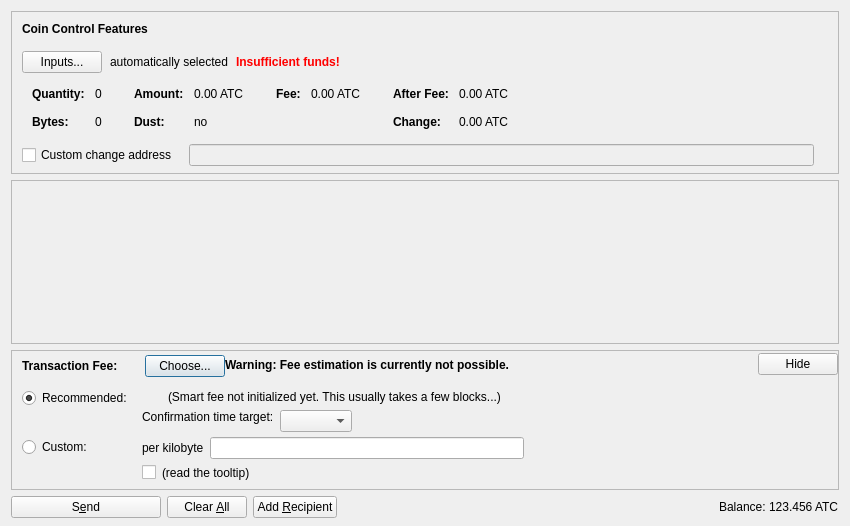
<?xml version="1.0" encoding="UTF-8"?>
<ui version="4.0">
 <class>SendCoinsDialog</class>
 <widget class="QDialog" name="SendCoinsDialog">
  <property name="geometry">
   <rect>
    <x>0</x>
    <y>0</y>
    <width>850</width>
    <height>526</height>
   </rect>
  </property>
  <property name="windowTitle">
   <string>Send Coins</string>
  </property>
  <layout class="QVBoxLayout" name="verticalLayout" stretch="0,1,0,0">
   <property name="bottomMargin">
    <number>8</number>
   </property>
   <item>
    <widget class="QFrame" name="frameCoinControl">
     <property name="sizePolicy">
      <sizepolicy hsizetype="Expanding" vsizetype="Expanding">
       <horstretch>0</horstretch>
       <verstretch>0</verstretch>
      </sizepolicy>
     </property>
     <property name="maximumSize">
      <size>
       <width>16777215</width>
       <height>16777215</height>
      </size>
     </property>
     <property name="frameShape">
      <enum>QFrame::StyledPanel</enum>
     </property>
     <property name="frameShadow">
      <enum>QFrame::Sunken</enum>
     </property>
     <layout class="QVBoxLayout" name="verticalLayoutCoinControl2">
      <property name="spacing">
       <number>0</number>
      </property>
      <property name="leftMargin">
       <number>0</number>
      </property>
      <property name="topMargin">
       <number>0</number>
      </property>
      <property name="rightMargin">
       <number>0</number>
      </property>
      <property name="bottomMargin">
       <number>6</number>
      </property>
      <item>
       <layout class="QVBoxLayout" name="verticalLayoutCoinControl" stretch="0,0,0,0,1">
        <property name="spacing">
         <number>0</number>
        </property>
        <property name="leftMargin">
         <number>10</number>
        </property>
        <property name="topMargin">
         <number>10</number>
        </property>
        <item>
         <layout class="QHBoxLayout" name="horizontalLayoutCoinControl1">
          <property name="bottomMargin">
           <number>15</number>
          </property>
          <item>
           <widget class="QLabel" name="labelCoinControlFeatures">
            <property name="sizePolicy">
             <sizepolicy hsizetype="Preferred" vsizetype="Maximum">
              <horstretch>0</horstretch>
              <verstretch>0</verstretch>
             </sizepolicy>
            </property>
            <property name="font">
             <font>
              <weight>75</weight>
              <bold>true</bold>
             </font>
            </property>
            <property name="styleSheet">
             <string notr="true">font-weight:bold;</string>
            </property>
            <property name="text">
             <string>Coin Control Features</string>
            </property>
           </widget>
          </item>
         </layout>
        </item>
        <item>
         <layout class="QHBoxLayout" name="horizontalLayoutCoinControl2" stretch="0,0,0,0">
          <property name="spacing">
           <number>8</number>
          </property>
          <property name="bottomMargin">
           <number>10</number>
          </property>
          <item>
           <widget class="QPushButton" name="pushButtonCoinControl">
            <property name="styleSheet">
             <string notr="true"/>
            </property>
            <property name="text">
             <string>Inputs...</string>
            </property>
            <property name="autoDefault">
             <bool>false</bool>
            </property>
           </widget>
          </item>
          <item>
           <widget class="QLabel" name="labelCoinControlAutomaticallySelected">
            <property name="text">
             <string>automatically selected</string>
            </property>
            <property name="margin">
             <number>5</number>
            </property>
           </widget>
          </item>
          <item>
           <widget class="QLabel" name="labelCoinControlInsuffFunds">
            <property name="font">
             <font>
              <weight>75</weight>
              <bold>true</bold>
             </font>
            </property>
            <property name="styleSheet">
             <string notr="true">color:red;font-weight:bold;</string>
            </property>
            <property name="text">
             <string>Insufficient funds!</string>
            </property>
            <property name="margin">
             <number>5</number>
            </property>
           </widget>
          </item>
          <item>
           <spacer name="horizontalSpacerCoinControl">
            <property name="orientation">
             <enum>Qt::Horizontal</enum>
            </property>
            <property name="sizeHint" stdset="0">
             <size>
              <width>40</width>
              <height>1</height>
             </size>
            </property>
           </spacer>
          </item>
         </layout>
        </item>
        <item>
         <widget class="QWidget" name="widgetCoinControl" native="true">
          <property name="sizePolicy">
           <sizepolicy hsizetype="Preferred" vsizetype="Preferred">
            <horstretch>0</horstretch>
            <verstretch>0</verstretch>
           </sizepolicy>
          </property>
          <property name="minimumSize">
           <size>
            <width>0</width>
            <height>0</height>
           </size>
          </property>
          <property name="styleSheet">
           <string notr="true"/>
          </property>
          <layout class="QHBoxLayout" name="horizontalLayoutCoinControl5">
           <property name="leftMargin">
            <number>0</number>
           </property>
           <property name="topMargin">
            <number>0</number>
           </property>
           <property name="rightMargin">
            <number>0</number>
           </property>
           <property name="bottomMargin">
            <number>0</number>
           </property>
           <item>
            <layout class="QHBoxLayout" name="horizontalLayoutCoinControl3" stretch="0,0,0,1">
             <property name="spacing">
              <number>20</number>
             </property>
             <property name="topMargin">
              <number>0</number>
             </property>
             <property name="bottomMargin">
              <number>10</number>
             </property>
             <item>
              <layout class="QFormLayout" name="formLayoutCoinControl1">
               <property name="horizontalSpacing">
                <number>10</number>
               </property>
               <property name="verticalSpacing">
                <number>14</number>
               </property>
               <property name="leftMargin">
                <number>10</number>
               </property>
               <property name="topMargin">
                <number>4</number>
               </property>
               <property name="rightMargin">
                <number>6</number>
               </property>
               <item row="0" column="0">
                <widget class="QLabel" name="labelCoinControlQuantityText">
                 <property name="font">
                  <font>
                   <weight>75</weight>
                   <bold>true</bold>
                  </font>
                 </property>
                 <property name="text">
                  <string>Quantity:</string>
                 </property>
                 <property name="margin">
                  <number>0</number>
                 </property>
                </widget>
               </item>
               <item row="0" column="1">
                <widget class="QLabel" name="labelCoinControlQuantity">
                 <property name="cursor">
                  <cursorShape>IBeamCursor</cursorShape>
                 </property>
                 <property name="contextMenuPolicy">
                  <enum>Qt::ActionsContextMenu</enum>
                 </property>
                 <property name="text">
                  <string notr="true">0</string>
                 </property>
                 <property name="margin">
                  <number>0</number>
                 </property>
                 <property name="textInteractionFlags">
                  <set>Qt::LinksAccessibleByMouse|Qt::TextSelectableByKeyboard|Qt::TextSelectableByMouse</set>
                 </property>
                </widget>
               </item>
               <item row="1" column="0">
                <widget class="QLabel" name="labelCoinControlBytesText">
                 <property name="font">
                  <font>
                   <weight>75</weight>
                   <bold>true</bold>
                  </font>
                 </property>
                 <property name="text">
                  <string>Bytes:</string>
                 </property>
                </widget>
               </item>
               <item row="1" column="1">
                <widget class="QLabel" name="labelCoinControlBytes">
                 <property name="cursor">
                  <cursorShape>IBeamCursor</cursorShape>
                 </property>
                 <property name="contextMenuPolicy">
                  <enum>Qt::ActionsContextMenu</enum>
                 </property>
                 <property name="text">
                  <string notr="true">0</string>
                 </property>
                 <property name="textInteractionFlags">
                  <set>Qt::LinksAccessibleByMouse|Qt::TextSelectableByKeyboard|Qt::TextSelectableByMouse</set>
                 </property>
                </widget>
               </item>
              </layout>
             </item>
             <item>
              <layout class="QFormLayout" name="formLayoutCoinControl2">
               <property name="horizontalSpacing">
                <number>10</number>
               </property>
               <property name="verticalSpacing">
                <number>14</number>
               </property>
               <property name="leftMargin">
                <number>6</number>
               </property>
               <property name="topMargin">
                <number>4</number>
               </property>
               <property name="rightMargin">
                <number>6</number>
               </property>
               <item row="0" column="0">
                <widget class="QLabel" name="labelCoinControlAmountText">
                 <property name="font">
                  <font>
                   <weight>75</weight>
                   <bold>true</bold>
                  </font>
                 </property>
                 <property name="text">
                  <string>Amount:</string>
                 </property>
                 <property name="margin">
                  <number>0</number>
                 </property>
                </widget>
               </item>
               <item row="0" column="1">
                <widget class="QLabel" name="labelCoinControlAmount">
                 <property name="cursor">
                  <cursorShape>IBeamCursor</cursorShape>
                 </property>
                 <property name="contextMenuPolicy">
                  <enum>Qt::ActionsContextMenu</enum>
                 </property>
                 <property name="text">
                  <string notr="true">0.00 ATC</string>
                 </property>
                 <property name="textInteractionFlags">
                  <set>Qt::LinksAccessibleByMouse|Qt::TextSelectableByKeyboard|Qt::TextSelectableByMouse</set>
                 </property>
                </widget>
               </item>
               <item row="1" column="0">
                <widget class="QLabel" name="labelCoinControlLowOutputText">
                 <property name="font">
                  <font>
                   <weight>75</weight>
                   <bold>true</bold>
                  </font>
                 </property>
                 <property name="text">
                  <string>Dust:</string>
                 </property>
                </widget>
               </item>
               <item row="1" column="1">
                <widget class="QLabel" name="labelCoinControlLowOutput">
                 <property name="cursor">
                  <cursorShape>IBeamCursor</cursorShape>
                 </property>
                 <property name="contextMenuPolicy">
                  <enum>Qt::ActionsContextMenu</enum>
                 </property>
                 <property name="text">
                  <string notr="true">no</string>
                 </property>
                 <property name="textInteractionFlags">
                  <set>Qt::LinksAccessibleByMouse|Qt::TextSelectableByKeyboard|Qt::TextSelectableByMouse</set>
                 </property>
                </widget>
               </item>
              </layout>
             </item>
             <item>
              <layout class="QFormLayout" name="formLayoutCoinControl3">
               <property name="horizontalSpacing">
                <number>10</number>
               </property>
               <property name="verticalSpacing">
                <number>14</number>
               </property>
               <property name="leftMargin">
                <number>6</number>
               </property>
               <property name="topMargin">
                <number>4</number>
               </property>
               <property name="rightMargin">
                <number>6</number>
               </property>
               <item row="0" column="0">
                <widget class="QLabel" name="labelCoinControlFeeText">
                 <property name="font">
                  <font>
                   <weight>75</weight>
                   <bold>true</bold>
                  </font>
                 </property>
                 <property name="text">
                  <string>Fee:</string>
                 </property>
                 <property name="margin">
                  <number>0</number>
                 </property>
                </widget>
               </item>
               <item row="0" column="1">
                <widget class="QLabel" name="labelCoinControlFee">
                 <property name="cursor">
                  <cursorShape>IBeamCursor</cursorShape>
                 </property>
                 <property name="contextMenuPolicy">
                  <enum>Qt::ActionsContextMenu</enum>
                 </property>
                 <property name="text">
                  <string notr="true">0.00 ATC</string>
                 </property>
                 <property name="textInteractionFlags">
                  <set>Qt::LinksAccessibleByMouse|Qt::TextSelectableByKeyboard|Qt::TextSelectableByMouse</set>
                 </property>
                </widget>
               </item>
              </layout>
             </item>
             <item>
              <layout class="QFormLayout" name="formLayoutCoinControl4">
               <property name="horizontalSpacing">
                <number>10</number>
               </property>
               <property name="verticalSpacing">
                <number>14</number>
               </property>
               <property name="leftMargin">
                <number>6</number>
               </property>
               <property name="topMargin">
                <number>4</number>
               </property>
               <property name="rightMargin">
                <number>6</number>
               </property>
               <item row="0" column="0">
                <widget class="QLabel" name="labelCoinControlAfterFeeText">
                 <property name="font">
                  <font>
                   <weight>75</weight>
                   <bold>true</bold>
                  </font>
                 </property>
                 <property name="text">
                  <string>After Fee:</string>
                 </property>
                 <property name="margin">
                  <number>0</number>
                 </property>
                </widget>
               </item>
               <item row="0" column="1">
                <widget class="QLabel" name="labelCoinControlAfterFee">
                 <property name="cursor">
                  <cursorShape>IBeamCursor</cursorShape>
                 </property>
                 <property name="contextMenuPolicy">
                  <enum>Qt::ActionsContextMenu</enum>
                 </property>
                 <property name="text">
                  <string notr="true">0.00 ATC</string>
                 </property>
                 <property name="textInteractionFlags">
                  <set>Qt::LinksAccessibleByMouse|Qt::TextSelectableByKeyboard|Qt::TextSelectableByMouse</set>
                 </property>
                </widget>
               </item>
               <item row="1" column="0">
                <widget class="QLabel" name="labelCoinControlChangeText">
                 <property name="font">
                  <font>
                   <weight>75</weight>
                   <bold>true</bold>
                  </font>
                 </property>
                 <property name="text">
                  <string>Change:</string>
                 </property>
                </widget>
               </item>
               <item row="1" column="1">
                <widget class="QLabel" name="labelCoinControlChange">
                 <property name="cursor">
                  <cursorShape>IBeamCursor</cursorShape>
                 </property>
                 <property name="contextMenuPolicy">
                  <enum>Qt::ActionsContextMenu</enum>
                 </property>
                 <property name="text">
                  <string notr="true">0.00 ATC</string>
                 </property>
                 <property name="textInteractionFlags">
                  <set>Qt::LinksAccessibleByMouse|Qt::TextSelectableByKeyboard|Qt::TextSelectableByMouse</set>
                 </property>
                </widget>
               </item>
              </layout>
             </item>
            </layout>
           </item>
          </layout>
         </widget>
        </item>
        <item>
         <layout class="QHBoxLayout" name="horizontalLayoutCoinControl4" stretch="0,0,0">
          <property name="spacing">
           <number>12</number>
          </property>
          <property name="sizeConstraint">
           <enum>QLayout::SetDefaultConstraint</enum>
          </property>
          <property name="topMargin">
           <number>5</number>
          </property>
          <property name="rightMargin">
           <number>5</number>
          </property>
          <item>
           <widget class="QCheckBox" name="checkBoxCoinControlChange">
            <property name="toolTip">
             <string>If this is activated, but the change address is empty or invalid, change will be sent to a newly generated address.</string>
            </property>
            <property name="text">
             <string>Custom change address</string>
            </property>
           </widget>
          </item>
          <item>
           <widget class="QValidatedLineEdit" name="lineEditCoinControlChange">
            <property name="enabled">
             <bool>false</bool>
            </property>
            <property name="sizePolicy">
             <sizepolicy hsizetype="Expanding" vsizetype="Fixed">
              <horstretch>0</horstretch>
              <verstretch>0</verstretch>
             </sizepolicy>
            </property>
           </widget>
          </item>
          <item>
           <widget class="QLabel" name="labelCoinControlChangeLabel">
            <property name="sizePolicy">
             <sizepolicy hsizetype="Preferred" vsizetype="Expanding">
              <horstretch>0</horstretch>
              <verstretch>0</verstretch>
             </sizepolicy>
            </property>
            <property name="minimumSize">
             <size>
              <width>0</width>
              <height>0</height>
             </size>
            </property>
            <property name="text">
             <string/>
            </property>
            <property name="margin">
             <number>3</number>
            </property>
           </widget>
          </item>
         </layout>
        </item>
        <item>
         <spacer name="verticalSpacerCoinControl">
          <property name="orientation">
           <enum>Qt::Vertical</enum>
          </property>
          <property name="sizeHint" stdset="0">
           <size>
            <width>800</width>
            <height>1</height>
           </size>
          </property>
         </spacer>
        </item>
       </layout>
      </item>
     </layout>
    </widget>
   </item>
   <item>
    <widget class="QScrollArea" name="scrollArea">
     <property name="widgetResizable">
      <bool>true</bool>
     </property>
     <widget class="QWidget" name="scrollAreaWidgetContents">
      <property name="geometry">
       <rect>
        <x>0</x>
        <y>0</y>
        <width>830</width>
        <height>104</height>
       </rect>
      </property>
      <layout class="QVBoxLayout" name="verticalLayout_2" stretch="0,1">
       <property name="leftMargin">
        <number>0</number>
       </property>
       <property name="topMargin">
        <number>0</number>
       </property>
       <property name="rightMargin">
        <number>0</number>
       </property>
       <property name="bottomMargin">
        <number>0</number>
       </property>
       <item>
        <layout class="QVBoxLayout" name="entries">
         <property name="spacing">
          <number>6</number>
         </property>
        </layout>
       </item>
       <item>
        <spacer name="verticalSpacer">
         <property name="orientation">
          <enum>Qt::Vertical</enum>
         </property>
         <property name="sizeHint" stdset="0">
          <size>
           <width>20</width>
           <height>40</height>
          </size>
         </property>
        </spacer>
       </item>
      </layout>
     </widget>
    </widget>
   </item>
   <item>
    <widget class="QFrame" name="frameFee">
     <property name="sizePolicy">
      <sizepolicy hsizetype="Expanding" vsizetype="Expanding">
       <horstretch>0</horstretch>
       <verstretch>0</verstretch>
      </sizepolicy>
     </property>
     <property name="maximumSize">
      <size>
       <width>16777215</width>
       <height>16777215</height>
      </size>
     </property>
     <property name="frameShape">
      <enum>QFrame::StyledPanel</enum>
     </property>
     <property name="frameShadow">
      <enum>QFrame::Sunken</enum>
     </property>
     <layout class="QVBoxLayout" name="verticalLayoutFee1">
      <property name="spacing">
       <number>0</number>
      </property>
      <property name="leftMargin">
       <number>0</number>
      </property>
      <property name="topMargin">
       <number>0</number>
      </property>
      <property name="rightMargin">
       <number>0</number>
      </property>
      <property name="bottomMargin">
       <number>0</number>
      </property>
      <item>
       <layout class="QVBoxLayout" name="verticalLayoutFee2" stretch="0,0,0">
        <property name="spacing">
         <number>0</number>
        </property>
        <property name="leftMargin">
         <number>10</number>
        </property>
        <property name="topMargin">
         <number>0</number>
        </property>
        <item>
         <layout class="QHBoxLayout" name="horizontalLayoutFee1">
          <property name="bottomMargin">
           <number>0</number>
          </property>
          <item>
           <layout class="QVBoxLayout" name="verticalLayoutFee7">
            <property name="spacing">
             <number>0</number>
            </property>
            <item>
             <spacer name="verticalSpacerSmartFee">
              <property name="orientation">
               <enum>Qt::Vertical</enum>
              </property>
              <property name="sizeType">
               <enum>QSizePolicy::Fixed</enum>
              </property>
              <property name="sizeHint" stdset="0">
               <size>
                <width>1</width>
                <height>4</height>
               </size>
              </property>
             </spacer>
            </item>
            <item>
             <layout class="QHBoxLayout" name="horizontalLayoutSmartFee">
              <property name="spacing">
               <number>10</number>
              </property>
              <item>
               <widget class="QLabel" name="labelFeeHeadline">
                <property name="sizePolicy">
                 <sizepolicy hsizetype="Preferred" vsizetype="Maximum">
                  <horstretch>0</horstretch>
                  <verstretch>0</verstretch>
                 </sizepolicy>
                </property>
                <property name="font">
                 <font>
                  <weight>75</weight>
                  <bold>true</bold>
                 </font>
                </property>
                <property name="styleSheet">
                 <string notr="true">font-weight:bold;</string>
                </property>
                <property name="text">
                 <string>Transaction Fee:</string>
                </property>
               </widget>
              </item>
              <item>
               <widget class="QLabel" name="labelFeeMinimized">
                <property name="text">
                 <string/>
                </property>
               </widget>
              </item>
              <item>
               <widget class="QPushButton" name="buttonChooseFee">
                <property name="text">
                 <string>Choose...</string>
                </property>
               </widget>
              </item>
             </layout>
            </item>
            <item>
             <spacer name="verticalSpacer_5">
              <property name="orientation">
               <enum>Qt::Vertical</enum>
              </property>
              <property name="sizeHint" stdset="0">
               <size>
                <width>1</width>
                <height>1</height>
               </size>
              </property>
             </spacer>
            </item>
           </layout>
          </item>
          <item>
           <widget class="QLabel" name="fallbackFeeWarningLabel">
            <property name="toolTip">
             <string>Using the fallbackfee can result in sending a transaction that will take several hours or days (or never) to confirm. Consider choosing your fee manually or wait until you have validated the complete chain.</string>
            </property>
            <property name="font">
            <font>
                <weight>75</weight>
                <bold>true</bold>
            </font>
            </property>
            <property name="text">
             <string>Warning: Fee estimation is currently not possible.</string>
            </property>
            <property name="wordWrap">
             <bool>false</bool>
            </property>
           </widget>
          </item>
          <item>
           <spacer name="horizontalSpacer_4">
            <property name="orientation">
             <enum>Qt::Horizontal</enum>
            </property>
            <property name="sizeType">
             <enum>QSizePolicy::MinimumExpanding</enum>
            </property>
            <property name="sizeHint" stdset="0">
             <size>
              <width>40</width>
              <height>20</height>
             </size>
            </property>
           </spacer>
          </item>
          <item>
           <widget class="QPushButton" name="buttonMinimizeFee">
            <property name="toolTip">
             <string>collapse fee-settings</string>
            </property>
            <property name="text">
             <string>Hide</string>
            </property>
           </widget>
          </item>
         </layout>
        </item>
        <item>
         <widget class="QFrame" name="frameFeeSelection">
          <layout class="QVBoxLayout" name="verticalLayoutFee12">
           <property name="spacing">
            <number>0</number>
           </property>
           <property name="leftMargin">
            <number>0</number>
           </property>
           <property name="topMargin">
            <number>0</number>
           </property>
           <property name="rightMargin">
            <number>0</number>
           </property>
           <property name="bottomMargin">
            <number>0</number>
           </property>
           <item>
            <layout class="QGridLayout" name="gridLayoutFee">
             <property name="topMargin">
              <number>10</number>
             </property>
             <property name="bottomMargin">
              <number>4</number>
             </property>
             <property name="horizontalSpacing">
              <number>10</number>
             </property>
             <property name="verticalSpacing">
              <number>4</number>
             </property>
             <item row="1" column="1">
              <layout class="QVBoxLayout" name="verticalLayoutFee8">
               <property name="spacing">
                <number>6</number>
               </property>
               <item>
                <layout class="QHBoxLayout" name="horizontalLayoutFee13">
                 <item>
                  <widget class="QLabel" name="labelCustomPerKilobyte">
                   <property name="toolTip">
                    <string>Specify a custom fee per kB (1,000 bytes) of the transaction's virtual size.

Note:  Since the fee is calculated on a per-byte basis, a fee of "100 satoshis per kB" for a transaction size of 500 bytes (half of 1 kB) would ultimately yield a fee of only 50 satoshis.</string>
                   </property>
                   <property name="text">
                    <string>per kilobyte</string>
                   </property>
                  </widget>
                 </item>
                 <item>
                  <widget class="BitcoinAmountField" name="customFee"/>
                 </item>
                 <item>
                  <spacer name="horizontalSpacer_6">
                   <property name="orientation">
                    <enum>Qt::Horizontal</enum>
                   </property>
                   <property name="sizeHint" stdset="0">
                    <size>
                     <width>1</width>
                     <height>1</height>
                    </size>
                   </property>
                  </spacer>
                 </item>
                </layout>
               </item>
               <item>
                <layout class="QHBoxLayout" name="horizontalLayoutFee8">
                 <item>
                  <widget class="QCheckBox" name="checkBoxMinimumFee">
                   <property name="toolTip">
                    <string>Paying only the minimum fee is just fine as long as there is less transaction volume than space in the blocks. But be aware that this can end up in a never confirming transaction once there is more demand for altcoin transactions than the network can process.</string>
                   </property>
                   <property name="text">
                    <string/>
                   </property>
                  </widget>
                 </item>
                 <item>
                  <widget class="QLabel" name="labelMinFeeWarning">
                   <property name="enabled">
                    <bool>true</bool>
                   </property>
                   <property name="toolTip">
                    <string>Paying only the minimum fee is just fine as long as there is less transaction volume than space in the blocks. But be aware that this can end up in a never confirming transaction once there is more demand for altcoin transactions than the network can process.</string>
                   </property>
                   <property name="text">
                    <string>(read the tooltip)</string>
                   </property>
                   <property name="margin">
                    <number>5</number>
                   </property>
                  </widget>
                 </item>
                 <item>
                  <spacer name="horizontalSpacer_2">
                   <property name="orientation">
                    <enum>Qt::Horizontal</enum>
                   </property>
                   <property name="sizeHint" stdset="0">
                    <size>
                     <width>1</width>
                     <height>1</height>
                    </size>
                   </property>
                  </spacer>
                 </item>
                </layout>
               </item>
              </layout>
             </item>
             <item row="0" column="0">
              <layout class="QVBoxLayout" name="verticalLayoutFee4" stretch="0,1">
               <item>
                <widget class="QRadioButton" name="radioSmartFee">
                 <property name="text">
                  <string>Recommended:</string>
                 </property>
                 <property name="checked">
                  <bool>true</bool>
                 </property>
                 <attribute name="buttonGroup">
                  <string notr="true">groupFee</string>
                 </attribute>
                </widget>
               </item>
               <item>
                <spacer name="verticalSpacer_2">
                 <property name="orientation">
                  <enum>Qt::Vertical</enum>
                 </property>
                 <property name="sizeHint" stdset="0">
                  <size>
                   <width>1</width>
                   <height>1</height>
                  </size>
                 </property>
                </spacer>
               </item>
              </layout>
             </item>
             <item row="1" column="0">
              <layout class="QVBoxLayout" name="verticalLayoutFee9" stretch="0,1">
               <item>
                <widget class="QRadioButton" name="radioCustomFee">
                 <property name="text">
                  <string>Custom:</string>
                 </property>
                 <attribute name="buttonGroup">
                  <string notr="true">groupFee</string>
                 </attribute>
                </widget>
               </item>
               <item>
                <spacer name="verticalSpacer_6">
                 <property name="orientation">
                  <enum>Qt::Vertical</enum>
                 </property>
                 <property name="sizeHint" stdset="0">
                  <size>
                   <width>1</width>
                   <height>1</height>
                  </size>
                 </property>
                </spacer>
               </item>
              </layout>
             </item>
             <item row="0" column="1">
              <layout class="QVBoxLayout" name="verticalLayoutFee3" stretch="0,0,1">
               <property name="spacing">
                <number>6</number>
               </property>
               <property name="topMargin">
                <number>2</number>
               </property>
               <item>
                <layout class="QHBoxLayout" name="horizontalLayoutFee12">
                 <item>
                  <widget class="QLabel" name="labelSmartFee">
                   <property name="text">
                    <string/>
                   </property>
                   <property name="margin">
                    <number>2</number>
                   </property>
                  </widget>
                 </item>
                 <item>
                  <widget class="QLabel" name="labelFeeEstimation">
                   <property name="text">
                    <string/>
                   </property>
                  </widget>
                 </item>
                 <item>
                  <widget class="QLabel" name="labelSmartFee2">
                   <property name="text">
                    <string>(Smart fee not initialized yet. This usually takes a few blocks...)</string>
                   </property>
                   <property name="margin">
                    <number>2</number>
                   </property>
                  </widget>
                 </item>
                 <item>
                  <spacer name="horizontalSpacer_5">
                   <property name="orientation">
                    <enum>Qt::Horizontal</enum>
                   </property>
                   <property name="sizeHint" stdset="0">
                    <size>
                     <width>1</width>
                     <height>1</height>
                    </size>
                   </property>
                  </spacer>
                 </item>
                </layout>
               </item>
               <item>
                <layout class="QHBoxLayout" name="horizontalLayoutFee9">
                 <item>
                  <layout class="QVBoxLayout" name="verticalLayoutFee6">
                   <item>
                    <widget class="QLabel" name="labelSmartFee3">
                     <property name="text">
                      <string>Confirmation time target:</string>
                     </property>
                     <property name="margin">
                      <number>2</number>
                     </property>
                    </widget>
                   </item>
                   <item>
                    <spacer name="verticalSpacer_3">
                     <property name="orientation">
                      <enum>Qt::Vertical</enum>
                     </property>
                     <property name="sizeHint" stdset="0">
                      <size>
                       <width>1</width>
                       <height>1</height>
                      </size>
                     </property>
                    </spacer>
                   </item>
                  </layout>
                 </item>
                 <item>
                  <layout class="QVBoxLayout" name="verticalLayoutFee5">
                   <property name="rightMargin">
                    <number>30</number>
                   </property>
                   <item>
                    <layout class="QHBoxLayout" name="horizontalLayoutConfTarget">
                     <property name="bottomMargin">
                      <number>0</number>
                     </property>
                     <item>
                      <widget class="QComboBox" name="confTargetSelector"/>
                     </item>
                     <item>
                      <spacer name="horizontalSpacerConfTarget">
                       <property name="orientation">
                        <enum>Qt::Horizontal</enum>
                       </property>
                       <property name="sizeHint" stdset="0">
                        <size>
                         <width>40</width>
                         <height>20</height>
                        </size>
                       </property>
                      </spacer>
                     </item>
                    </layout>
                   </item>
                  </layout>
                 </item>
                </layout>
               </item>
               <item>
                <spacer name="verticalSpacer_4">
                 <property name="orientation">
                  <enum>Qt::Vertical</enum>
                 </property>
                 <property name="sizeHint" stdset="0">
                  <size>
                   <width>1</width>
                   <height>1</height>
                  </size>
                 </property>
                </spacer>
               </item>
              </layout>
             </item>
            </layout>
           </item>
          </layout>
         </widget>
        </item>
        <item>
         <spacer name="verticalSpacerFee">
          <property name="orientation">
           <enum>Qt::Vertical</enum>
          </property>
          <property name="sizeHint" stdset="0">
           <size>
            <width>40</width>
            <height>5</height>
           </size>
          </property>
         </spacer>
        </item>
       </layout>
      </item>
     </layout>
    </widget>
   </item>
   <item>
    <layout class="QHBoxLayout" name="horizontalLayout">
     <item>
      <widget class="QPushButton" name="sendButton">
       <property name="minimumSize">
        <size>
         <width>150</width>
         <height>0</height>
        </size>
       </property>
       <property name="toolTip">
        <string>Confirm the send action</string>
       </property>
       <property name="text">
        <string>S&amp;end</string>
       </property>
       <property name="icon">
        <iconset resource="../bitcoin.qrc">
         <normaloff>:/icons/send</normaloff>:/icons/send</iconset>
       </property>
       <property name="autoDefault">
        <bool>false</bool>
       </property>
       <property name="default">
        <bool>false</bool>
       </property>
      </widget>
     </item>
     <item>
      <widget class="QPushButton" name="clearButton">
       <property name="sizePolicy">
        <sizepolicy hsizetype="Minimum" vsizetype="Fixed">
         <horstretch>0</horstretch>
         <verstretch>0</verstretch>
        </sizepolicy>
       </property>
       <property name="toolTip">
        <string>Clear all fields of the form.</string>
       </property>
       <property name="text">
        <string>Clear &amp;All</string>
       </property>
       <property name="icon">
        <iconset resource="../bitcoin.qrc">
         <normaloff>:/icons/remove</normaloff>:/icons/remove</iconset>
       </property>
       <property name="autoDefault">
        <bool>false</bool>
       </property>
      </widget>
     </item>
     <item>
      <widget class="QPushButton" name="addButton">
       <property name="toolTip">
        <string>Send to multiple recipients at once</string>
       </property>
       <property name="text">
        <string>Add &amp;Recipient</string>
       </property>
       <property name="icon">
        <iconset resource="../bitcoin.qrc">
         <normaloff>:/icons/add</normaloff>:/icons/add</iconset>
       </property>
       <property name="autoDefault">
        <bool>false</bool>
       </property>
      </widget>
     </item>
     <item>
      <spacer name="horizontalSpacer">
       <property name="orientation">
        <enum>Qt::Horizontal</enum>
       </property>
       <property name="sizeHint" stdset="0">
        <size>
         <width>40</width>
         <height>20</height>
        </size>
       </property>
      </spacer>
     </item>
     <item>
      <layout class="QHBoxLayout" name="horizontalLayout_2">
       <property name="spacing">
        <number>3</number>
       </property>
       <item>
        <widget class="QLabel" name="label">
         <property name="sizePolicy">
          <sizepolicy hsizetype="Preferred" vsizetype="Fixed">
           <horstretch>0</horstretch>
           <verstretch>0</verstretch>
          </sizepolicy>
         </property>
         <property name="text">
          <string>Balance:</string>
         </property>
        </widget>
       </item>
       <item>
        <widget class="QLabel" name="labelBalance">
         <property name="sizePolicy">
          <sizepolicy hsizetype="Preferred" vsizetype="Fixed">
           <horstretch>0</horstretch>
           <verstretch>0</verstretch>
          </sizepolicy>
         </property>
         <property name="cursor">
          <cursorShape>IBeamCursor</cursorShape>
         </property>
         <property name="text">
          <string notr="true">123.456 ATC</string>
         </property>
         <property name="textInteractionFlags">
          <set>Qt::LinksAccessibleByMouse|Qt::TextSelectableByKeyboard|Qt::TextSelectableByMouse</set>
         </property>
        </widget>
       </item>
      </layout>
     </item>
    </layout>
   </item>
  </layout>
 </widget>
 <customwidgets>
  <customwidget>
   <class>QValidatedLineEdit</class>
   <extends>QLineEdit</extends>
   <header>qt/qvalidatedlineedit.h</header>
  </customwidget>
  <customwidget>
   <class>BitcoinAmountField</class>
   <extends>QLineEdit</extends>
   <header>qt/bitcoinamountfield.h</header>
   <container>1</container>
  </customwidget>
 </customwidgets>
 <resources>
  <include location="../bitcoin.qrc"/>
 </resources>
 <connections/>
 <buttongroups>
  <buttongroup name="groupFee"/>
 </buttongroups>
</ui>
